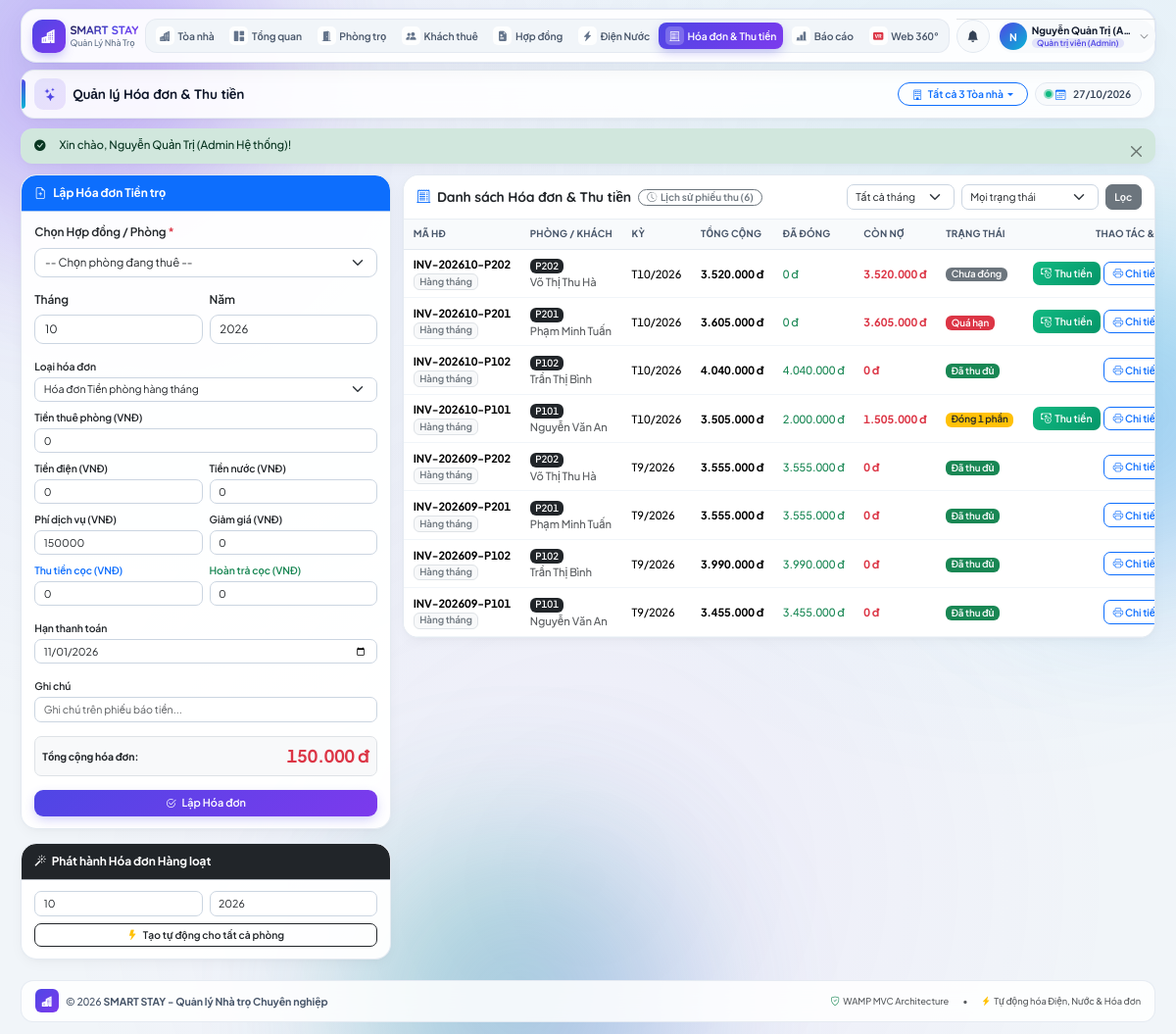
The app's page /invoices/create (signed in) with its own data.
### tables this page shows
CREATE TABLE `invoices` (
  `id` INT UNSIGNED AUTO_INCREMENT PRIMARY KEY,
  `invoice_code` VARCHAR(30) NOT NULL UNIQUE,
  `invoice_type` ENUM('monthly', 'move_in', 'move_out') NOT NULL DEFAULT 'monthly',
  `contract_id` INT UNSIGNED NOT NULL,
  `room_id` INT UNSIGNED NOT NULL,
  `tenant_id` INT UNSIGNED NOT NULL,
  `utility_id` INT UNSIGNED DEFAULT NULL,
  `month` TINYINT UNSIGNED NOT NULL,
  `year` SMALLINT UNSIGNED NOT NULL,
  `room_fee` DECIMAL(12,2) NOT NULL DEFAULT 0.00,
  `electric_fee` DECIMAL(12,2) NOT NULL DEFAULT 0.00,
  `water_fee` DECIMAL(12,2) NOT NULL DEFAULT 0.00,
  `service_fee` DECIMAL(12,2) NOT NULL DEFAULT 0.00,
  `deposit_fee` DECIMAL(12,2) NOT NULL DEFAULT 0.00,
  `deposit_refund` DECIMAL(12,2) NOT NULL DEFAULT 0.00,
  `discount` DECIMAL(12,2) NOT NULL DEFAULT 0.00,
  `total_amount` DECIMAL(12,2) NOT NULL DEFAULT 0.00,
  `paid_amount` DECIMAL(12,2) NOT NULL DEFAULT 0.00,
  `status` ENUM('unpaid', 'partial', 'paid', 'overdue', 'cancelled') NOT NULL DEFAULT 'unpaid',
  `due_date` DATE NOT NULL,
  `notes` TEXT DEFAULT NULL,
  `created_at` DATETIME NOT NULL DEFAULT CURRENT_TIMESTAMP,
  `updated_at` DATETIME NOT NULL DEFAULT CURRENT_TIMESTAMP ON UPDATE CURRENT_TIMESTAMP,
  UNIQUE KEY `uniq_invoice_room_month_year` (`room_id`, `month`, `year`),
  CONSTRAINT `fk_invoices_contract` FOREIGN KEY (`contract_id`) REFERENCES `contracts` (`id`) ON DELETE RESTRICT,
  CONSTRAINT `fk_invoices_room` FOREIGN KEY (`room_id`) REFERENCES `rooms` (`id`) ON DELETE RESTRICT,
  CONSTRAINT `fk_invoices_tenant` FOREIGN KEY (`tenant_id`) REFERENCES `tenants` (`id`) ON DELETE RESTRICT,
  CONSTRAINT `fk_invoices_utility` FOREIGN KEY (`utility_id`) REFERENCES `utilities` (`id`) ON DELETE SET NULL
);

CREATE TABLE `rooms` (
  `id` INT UNSIGNED AUTO_INCREMENT PRIMARY KEY,
  `building_id` INT UNSIGNED NOT NULL DEFAULT 1,
  `room_type_id` INT UNSIGNED NOT NULL DEFAULT 1,
  `room_number` VARCHAR(20) NOT NULL UNIQUE,
  `floor` INT NOT NULL DEFAULT 1,
  `area` DECIMAL(6,2) NOT NULL DEFAULT 20.00,
  `price` DECIMAL(12,2) NOT NULL DEFAULT 2500000.00,
  `max_occupants` INT NOT NULL DEFAULT 2,
  `status` ENUM('available', 'occupied', 'maintenance') NOT NULL DEFAULT 'available',
  `amenities` VARCHAR(255) DEFAULT 'Máy lạnh, Nước nóng, Wifi, Kệ bếp, WC riêng',
  `description` TEXT DEFAULT NULL,
  `created_at` DATETIME NOT NULL DEFAULT CURRENT_TIMESTAMP,
  `updated_at` DATETIME NOT NULL DEFAULT CURRENT_TIMESTAMP ON UPDATE CURRENT_TIMESTAMP
);

CREATE TABLE `tenants` (
  `id` INT UNSIGNED AUTO_INCREMENT PRIMARY KEY,
  `user_id` INT UNSIGNED DEFAULT NULL,
  `full_name` VARCHAR(100) NOT NULL,
  `cccd` VARCHAR(20) NOT NULL UNIQUE,
  `phone` VARCHAR(20) NOT NULL,
  `email` VARCHAR(100) DEFAULT NULL,
  `dob` DATE DEFAULT NULL,
  `gender` ENUM('Nam', 'Nữ', 'Khác') NOT NULL DEFAULT 'Nam',
  `hometown` VARCHAR(150) DEFAULT NULL,
  `occupation` VARCHAR(100) DEFAULT NULL,
  `emergency_contact` VARCHAR(100) DEFAULT NULL,
  `status` ENUM('staying', 'moved_out') NOT NULL DEFAULT 'staying',
  `created_at` DATETIME NOT NULL DEFAULT CURRENT_TIMESTAMP,
  `updated_at` DATETIME NOT NULL DEFAULT CURRENT_TIMESTAMP ON UPDATE CURRENT_TIMESTAMP,
  CONSTRAINT `fk_tenants_user` FOREIGN KEY (`user_id`) REFERENCES `users` (`id`) ON DELETE SET NULL
);

### app/Views/invoices/create.php (the view, shortened to what the rows shown need)
<div class="row g-4">
    <div class="col-lg-8">
        <div class="card border-0 shadow-sm mb-3">
            <div class="card-body p-0">
                <div class="table-responsive">
                    <table class="table table-hover align-middle mb-0 small">
                        <thead class="table-light">
                            <tr>
                                <th>Mã HĐ</th>
                                <th>Phòng / Khách</th>
                                <th>Kỳ</th>
                                <th>Tổng cộng</th>
                                <th>Đã đóng</th>
                                <th>Còn nợ</th>
                                <th>Trạng thái</th>
                                <th class="text-end">Thao tác &amp; Thu tiền</th>
                            </tr>
                        </thead>
                        <tbody>
                            <?php if (empty($invoices)): ?>
                                <tr><td colspan="8" class="text-center py-4 text-muted">Không có hóa đơn nào.</td></tr>
                            <?php else: ?>
                                <?php foreach ($invoices as $inv): ?>
                                    <tr>
                                        <td>
                                            <div class="fw-bold"><?= CoreHelper::e($inv['invoice_code']) ?></div>
                                            <?php $iType = $inv['invoice_type'] ?? 'monthly'; ?>
                                            <?php if ($iType === 'move_in'): ?>
                                                <span class="badge bg-info-subtle text-info">Vào ở &amp; Đặt cọc</span>
                                            <?php elseif ($iType === 'move_out'): ?>
                                                <span class="badge bg-warning-subtle text-warning-emphasis">Rời đi / Trả phòng</span>
                                            <?php else: ?>
                                                <span class="badge bg-light text-secondary border">Hàng tháng</span>
                                            <?php endif; ?>
                                        </td>
                                        <td>
                                            <span class="badge bg-dark"><?= CoreHelper::e($inv['room_number']) ?></span>
                                            <div class="text-muted"><?= CoreHelper::e($inv['tenant_name']) ?></div>
                                        </td>
                                        <td>T<?= (int) $inv['month'] ?>/<?= (int) $inv['year'] ?></td>
                                        <td>
                                            <div class="fw-bold"><?= CoreHelper::formatCurrency($inv['total_amount']) ?></div>
                                        </td>
                                        <td class="text-success"><?= CoreHelper::formatCurrency($inv['paid_amount']) ?></td>
                                        <td class="fw-bold text-danger"><?= CoreHelper::formatCurrency($inv['remaining_amount']) ?></td>
                                        <td>
                                            <?php if ($inv['status'] === 'paid'): ?>
                                                <span class="badge bg-success">Đã thu đủ</span>
                                            <?php elseif ($inv['status'] === 'partial'): ?>
                                                <span class="badge bg-warning text-dark">Đóng 1 phần</span>
                                            <?php elseif ($inv['status'] === 'overdue'): ?>
                                                <span class="badge bg-danger">Quá hạn</span>
                                            <?php else: ?>
                                                <span class="badge bg-secondary">Chưa đóng</span>
                                            <?php endif; ?>
                                        </td>
                                        <td class="text-end">
                                            <div class="d-inline-flex gap-1">
                                                <?php if ((float) $inv['remaining_amount'] > 0): ?>
                                                    <button type="button"
                                                            class="btn btn-sm btn-success"
                                                            data-bs-toggle="modal"
                                                            data-bs-target="#quickPayModal"
                                                            onclick="openQuickPayModal(<?= (int) $inv['id'] ?>, '<?= CoreHelper::e($inv['invoice_code']) ?>', '<?= CoreHelper::e($inv['room_number']) ?>', '<?= CoreHelper::e($inv['tenant_name']) ?>', <?= (float) $inv['remaining_amount'] ?>)"
                                                            title="Ghi nhận thu tiền ngay cho hóa đơn này">
                                                        <i class="bi bi-cash-coin me-1"></i>Thu tiền
                                                    </button>
                                                <?php endif; ?>
                                                <a href="<?= CoreHelper::url('/invoices/detail', ['id' => $inv['id']]) ?>" class="btn btn-sm btn-outline-primary" title="Xem & In hóa đơn">
                                                    <i class="bi bi-printer"></i> Chi tiết
                                                </a>
                                            </div>
                                        </td>
                                    </tr>
                                <?php endforeach; ?>
                            <?php endif; ?>
                        </tbody>
                    </table>
                </div>
            </div>
        </div>
    </div>
</div>

### records on screen
invoices: invoice_code "INV-202610-P202", invoice_type "Hàng tháng", room.room_number "P202", tenant.full_name "Võ Thị Thu Hà", month "10", year "2026", total_amount "3.520.000 đ", paid_amount "0 đ", remaining_amount "3.520.000 đ", status "Chưa đóng"
invoices: invoice_code "INV-202610-P201", invoice_type "Hàng tháng", room.room_number "P201", tenant.full_name "Phạm Minh Tuấn", month "10", year "2026", total_amount "3.605.000 đ", paid_amount "0 đ", remaining_amount "3.605.000 đ", status "Quá hạn"
invoices: invoice_code "INV-202610-P102", invoice_type "Hàng tháng", room.room_number "P102", tenant.full_name "Trần Thị Bình", month "10", year "2026", total_amount "4.040.000 đ", paid_amount "4.040.000 đ", remaining_amount "0 đ", status "Đã thu đủ"
invoices: invoice_code "INV-202610-P101", invoice_type "Hàng tháng", room.room_number "P101", tenant.full_name "Nguyễn Văn An", month "10", year "2026", total_amount "3.505.000 đ", paid_amount "2.000.000 đ", remaining_amount "1.505.000 đ", status "Đóng 1 phần"
invoices: invoice_code "INV-202609-P202", invoice_type "Hàng tháng", room.room_number "P202", tenant.full_name "Võ Thị Thu Hà", month "9", year "2026", total_amount "3.555.000 đ", paid_amount "3.555.000 đ", remaining_amount "0 đ", status "Đã thu đủ"
invoices: invoice_code "INV-202609-P201", invoice_type "Hàng tháng", room.room_number "P201", tenant.full_name "Phạm Minh Tuấn", month "9", year "2026", total_amount "3.555.000 đ", paid_amount "3.555.000 đ", remaining_amount "0 đ", status "Đã thu đủ"
invoices: invoice_code "INV-202609-P102", invoice_type "Hàng tháng", room.room_number "P102", tenant.full_name "Trần Thị Bình", month "9", year "2026", total_amount "3.990.000 đ", paid_amount "3.990.000 đ", remaining_amount "0 đ", status "Đã thu đủ"
invoices: invoice_code "INV-202609-P101", invoice_type "Hàng tháng", room.room_number "P101", tenant.full_name "Nguyễn Văn An", month "9", year "2026", total_amount "3.455.000 đ", paid_amount "3.455.000 đ", remaining_amount "0 đ", status "Đã thu đủ"

### other values on screen
CoreHelper::e($currentUser['full_name']) "Nguyễn Quản Trị (A…"
$roleBadge['label'] "Quản trị viên (Admin)"
CoreHelper::e($pageTitle ?? 'Bảng điều khiển') "Quản lý Hóa đơn & Thu tiền"
CoreHelper::e($flash['message']) "Xin chào, Nguyễn Quản Trị (Admin Hệ thống)!"
count($payments) "6"
